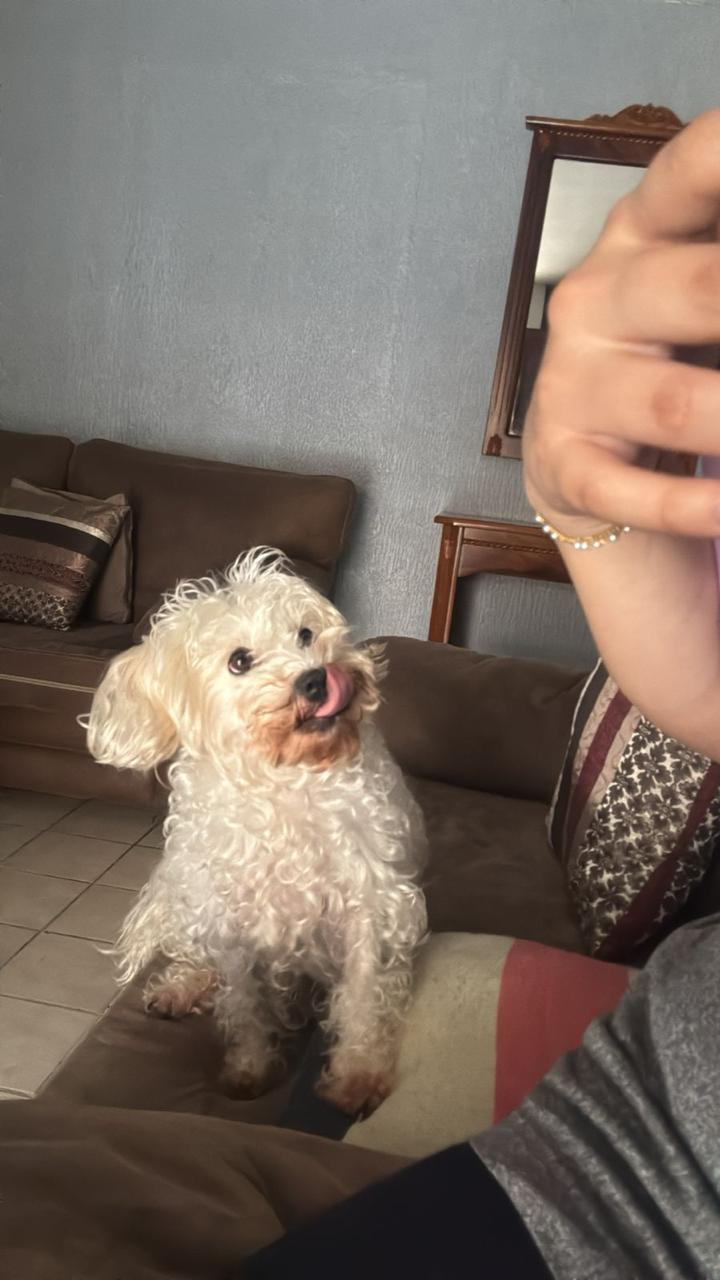
#> input picture perrita.jpeg, 720 x 1280 px
$ python crop_face.py
#> lines starting #> are read from the running program, lines starting #| are printed output that depends on the picture
from PIL import Image

img = Image.open("perrita.jpeg")
#> img is the input picture: PIL image 720x1280 RGB; mean R, G, B 124.6, 110.6, 100.2
w, h = img.size
#> w = 720; h = 1280
print(f"Size: {w}x{h}")
#| Size: 720x1280

# Portrait photo: face is in upper-center ~50% of height
# Use full width as square base, crop top 56% as square
crop_dim = int(h * 0.56)          # ~717px → almost full width
#> crop_dim = 716
if crop_dim > w:
    crop_dim = w                    # cap to image width

left = (w - crop_dim) // 2
#> left = 2
top  = int(h * 0.00)              # start from very top
#> top = 0
right  = left + crop_dim
#> right = 718
bottom = top  + crop_dim
#> bottom = 716

cropped = img.crop((left, top, right, bottom))
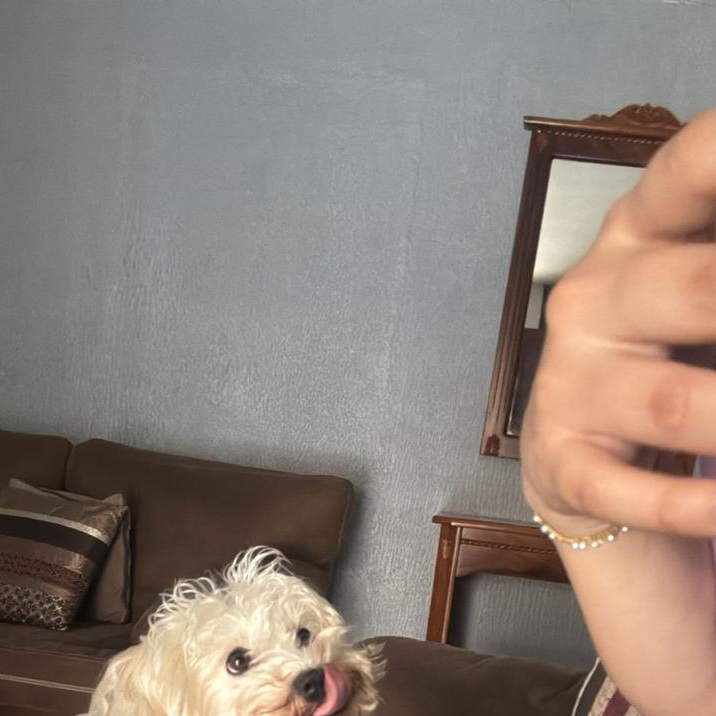
#> cropped: PIL image 716x716 RGB; mean R, G, B 142.7, 130.2, 120.9
cropped = cropped.resize((256, 256), Image.LANCZOS)
#> cropped: PIL image 256x256 RGB
cropped.save("favicon.jpg", "JPEG", quality=90)
print(f"Saved favicon.jpg: cropped ({left},{top},{right},{bottom}) → 256x256")
#| Saved favicon.jpg: cropped (2,0,718,716) → 256x256
